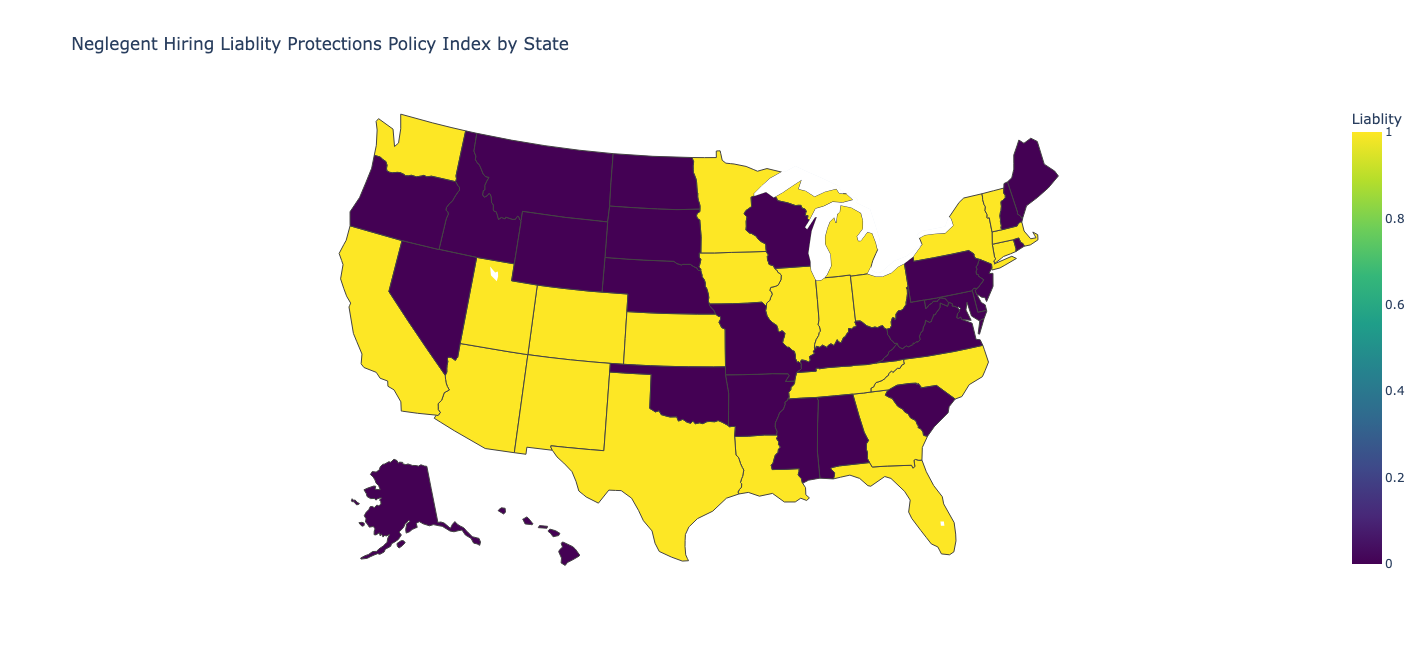

Write Python code to recreate this figure.
import pandas as pd
import plotly.express as px
import numpy as np
from us import states

csv_file_path = 'liablity_index.csv'  # replace with your file path
df = pd.read_csv(csv_file_path)

# get the abbrviation
def state_name_to_abbr(state_name):
    state_name = state_name.strip()
    state = states.lookup(state_name.title())
    return state.abbr if state else None

def get_state_name_to_abbr(row):
    return state_name_to_abbr(row['State'])

df['StateAbbr'] = df.apply(get_state_name_to_abbr, axis=1)

print(df)

# Choropleth map
fig = px.choropleth(df,
                    locations='StateAbbr',
                    locationmode='USA-states',
                    color='Liablity',
                    scope='usa',
                    color_continuous_scale='Viridis',
                    title='Neglegent Hiring Liablity Protections Policy Index by State')
fig.show()
